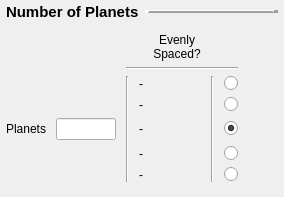
          <widget class="QFrame" name="frame_planets">
           <layout class="QVBoxLayout" name="verticalLayout_6">
            <property name="spacing">
             <number>6</number>
            </property>
            <property name="leftMargin">
             <number>6</number>
            </property>
            <property name="topMargin">
             <number>0</number>
            </property>
            <property name="rightMargin">
             <number>6</number>
            </property>
            <property name="bottomMargin">
             <number>15</number>
            </property>
            <item>
             <layout class="QHBoxLayout" name="horizontalLayout_4">
              <property name="topMargin">
               <number>3</number>
              </property>
              <property name="bottomMargin">
               <number>6</number>
              </property>
              <item>
               <widget class="QLabel" name="label_4">
                <property name="sizePolicy">
                 <sizepolicy hsizetype="Fixed" vsizetype="Preferred">
                  <horstretch>0</horstretch>
                  <verstretch>0</verstretch>
                 </sizepolicy>
                </property>
                <property name="font">
                 <font>
                  <pointsize>11</pointsize>
                  <bold>true</bold>
                 </font>
                </property>
                <property name="text">
                 <string>Number of Planets</string>
                </property>
               </widget>
              </item>
              <item>
               <widget class="Line" name="line_18">
                <property name="frameShadow">
                 <enum>QFrame::Shadow::Raised</enum>
                </property>
                <property name="lineWidth">
                 <number>5</number>
                </property>
                <property name="orientation">
                 <enum>Qt::Orientation::Horizontal</enum>
                </property>
               </widget>
              </item>
             </layout>
            </item>
            <item>
             <layout class="QGridLayout" name="gridLayout_5">
              <property name="horizontalSpacing">
               <number>10</number>
              </property>
              <property name="verticalSpacing">
               <number>6</number>
              </property>
              <item row="6" column="5">
               <widget class="QLabel" name="lb_p_icon3">
                <property name="text">
                 <string/>
                </property>
                <property name="alignment">
                 <set>Qt::AlignmentFlag::AlignCenter</set>
                </property>
               </widget>
              </item>
              <item row="8" column="5">
               <widget class="QLabel" name="lb_p_icon5">
                <property name="text">
                 <string/>
                </property>
                <property name="alignment">
                 <set>Qt::AlignmentFlag::AlignCenter</set>
                </property>
               </widget>
              </item>
              <item row="4" column="4">
               <widget class="QLabel" name="lb_planet1">
                <property name="text">
                 <string>-</string>
                </property>
                <property name="alignment">
                 <set>Qt::AlignmentFlag::AlignCenter</set>
                </property>
               </widget>
              </item>
              <item row="6" column="4">
               <widget class="QLabel" name="lb_planet3">
                <property name="text">
                 <string>-</string>
                </property>
                <property name="alignment">
                 <set>Qt::AlignmentFlag::AlignCenter</set>
                </property>
               </widget>
              </item>
              <item row="7" column="7">
               <widget class="QRadioButton" name="rb_p4">
                <property name="layoutDirection">
                 <enum>Qt::LayoutDirection::RightToLeft</enum>
                </property>
                <property name="text">
                 <string/>
                </property>
                <attribute name="buttonGroup">
                 <string notr="true">bg_planets</string>
                </attribute>
               </widget>
              </item>
              <item row="4" column="6" rowspan="5">
               <widget class="Line" name="line_13">
                <property name="orientation">
                 <enum>Qt::Orientation::Vertical</enum>
                </property>
               </widget>
              </item>
              <item row="6" column="2">
               <widget class="QLineEdit" name="le_planets">
                <property name="sizePolicy">
                 <sizepolicy hsizetype="Preferred" vsizetype="Preferred">
                  <horstretch>0</horstretch>
                  <verstretch>0</verstretch>
                 </sizepolicy>
                </property>
                <property name="maximumSize">
                 <size>
                  <width>60</width>
                  <height>22</height>
                 </size>
                </property>
                <property name="alignment">
                 <set>Qt::AlignmentFlag::AlignRight|Qt::AlignmentFlag::AlignTrailing|Qt::AlignmentFlag::AlignVCenter</set>
                </property>
               </widget>
              </item>
              <item row="8" column="4">
               <widget class="QLabel" name="lb_planet5">
                <property name="text">
                 <string>-</string>
                </property>
                <property name="alignment">
                 <set>Qt::AlignmentFlag::AlignCenter</set>
                </property>
               </widget>
              </item>
              <item row="7" column="4">
               <widget class="QLabel" name="lb_planet4">
                <property name="text">
                 <string>-</string>
                </property>
                <property name="alignment">
                 <set>Qt::AlignmentFlag::AlignCenter</set>
                </property>
               </widget>
              </item>
              <item row="6" column="7">
               <widget class="QRadioButton" name="rb_p3">
                <property name="layoutDirection">
                 <enum>Qt::LayoutDirection::RightToLeft</enum>
                </property>
                <property name="text">
                 <string/>
                </property>
                <property name="checked">
                 <bool>true</bool>
                </property>
                <attribute name="buttonGroup">
                 <string notr="true">bg_planets</string>
                </attribute>
               </widget>
              </item>
              <item row="4" column="1" rowspan="5">
               <widget class="QLabel" name="lb_planets">
                <property name="text">
                 <string>Planets</string>
                </property>
                <property name="alignment">
                 <set>Qt::AlignmentFlag::AlignRight|Qt::AlignmentFlag::AlignTrailing|Qt::AlignmentFlag::AlignVCenter</set>
                </property>
                <property name="wordWrap">
                 <bool>true</bool>
                </property>
               </widget>
              </item>
              <item row="5" column="7">
               <widget class="QRadioButton" name="rb_p2">
                <property name="layoutDirection">
                 <enum>Qt::LayoutDirection::RightToLeft</enum>
                </property>
                <property name="text">
                 <string/>
                </property>
                <attribute name="buttonGroup">
                 <string notr="true">bg_planets</string>
                </attribute>
               </widget>
              </item>
              <item row="4" column="7">
               <widget class="QRadioButton" name="rb_p1">
                <property name="layoutDirection">
                 <enum>Qt::LayoutDirection::RightToLeft</enum>
                </property>
                <property name="text">
                 <string/>
                </property>
                <attribute name="buttonGroup">
                 <string notr="true">bg_planets</string>
                </attribute>
               </widget>
              </item>
              <item row="8" column="7">
               <widget class="QRadioButton" name="rb_p5">
                <property name="layoutDirection">
                 <enum>Qt::LayoutDirection::RightToLeft</enum>
                </property>
                <property name="text">
                 <string/>
                </property>
                <attribute name="buttonGroup">
                 <string notr="true">bg_planets</string>
                </attribute>
               </widget>
              </item>
              <item row="6" column="8">
               <spacer name="horizontalSpacer_13">
                <property name="orientation">
                 <enum>Qt::Orientation::Horizontal</enum>
                </property>
                <property name="sizeHint" stdset="0">
                 <size>
                  <width>40</width>
                  <height>20</height>
                 </size>
                </property>
               </spacer>
              </item>
              <item row="4" column="3" rowspan="5">
               <widget class="Line" name="line_10">
                <property name="orientation">
                 <enum>Qt::Orientation::Vertical</enum>
                </property>
               </widget>
              </item>
              <item row="5" column="5">
               <widget class="QLabel" name="lb_p_icon2">
                <property name="text">
                 <string/>
                </property>
                <property name="alignment">
                 <set>Qt::AlignmentFlag::AlignCenter</set>
                </property>
               </widget>
              </item>
              <item row="4" column="5">
               <widget class="QLabel" name="lb_p_icon1">
                <property name="text">
                 <string/>
                </property>
                <property name="alignment">
                 <set>Qt::AlignmentFlag::AlignCenter</set>
                </property>
               </widget>
              </item>
              <item row="5" column="4">
               <widget class="QLabel" name="lb_planet2">
                <property name="text">
                 <string>-</string>
                </property>
                <property name="alignment">
                 <set>Qt::AlignmentFlag::AlignCenter</set>
                </property>
               </widget>
              </item>
              <item row="7" column="5">
               <widget class="QLabel" name="lb_p_icon4">
                <property name="text">
                 <string/>
                </property>
                <property name="alignment">
                 <set>Qt::AlignmentFlag::AlignCenter</set>
                </property>
               </widget>
              </item>
              <item row="2" column="5">
               <widget class="QLabel" name="lb_even">
                <property name="text">
                 <string>Evenly
Spaced?</string>
                </property>
                <property name="alignment">
                 <set>Qt::AlignmentFlag::AlignCenter</set>
                </property>
                <property name="wordWrap">
                 <bool>true</bool>
                </property>
               </widget>
              </item>
              <item row="3" column="3" colspan="5">
               <widget class="Line" name="line_11">
                <property name="orientation">
                 <enum>Qt::Orientation::Horizontal</enum>
                </property>
               </widget>
              </item>
             </layout>
            </item>
           </layout>
          </widget>
